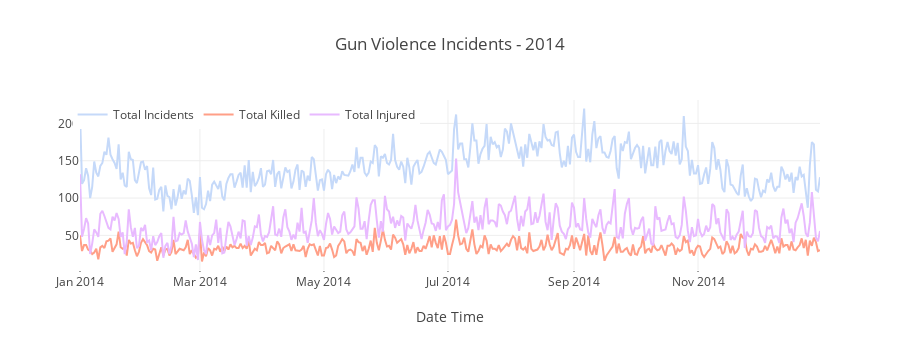
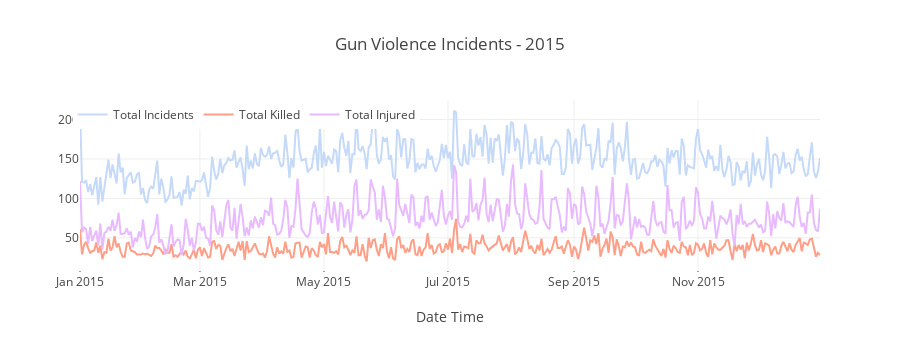
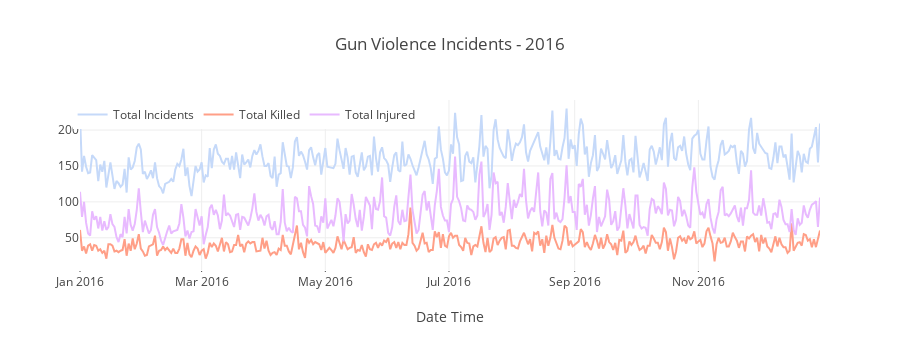
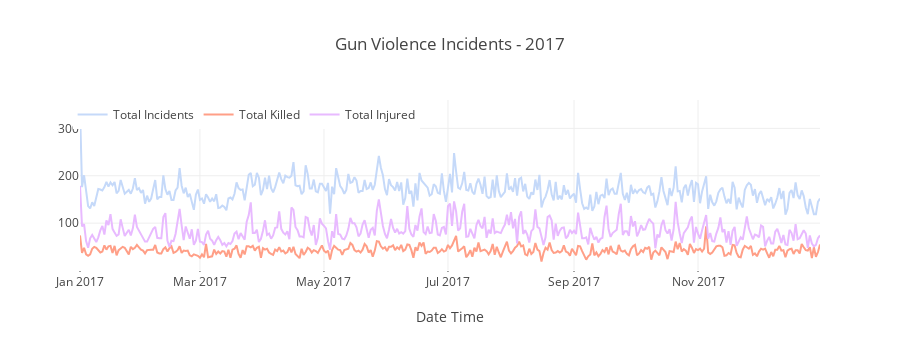

The code cell stored with these charts, in order, in its notebook:
### Markdown cell above
## 1.6每年枪击事件的时间序列

### Code cell
# 2014 time series
temp = df[df['year'] == 2014].groupby('date').agg({'state' : 'count', 'n_killed' : 'sum', 'n_injured' : 'sum'}).reset_index().rename(columns={'state' : 'incidents'})


trace1 = go.Scatter(x = temp.date, y = temp.incidents, name='Total Incidents', mode = "lines", marker = dict(color = '#c5d9f9'))
trace2 = go.Scatter(x = temp.date, y = temp.n_killed, name="Total Killed", mode = "lines", marker = dict(color = '#ff9f87'))
trace3 = go.Scatter(x = temp.date, y = temp.n_injured, name="Total Injured", mode = "lines", marker = dict(color = '#e8baff'))

data = [trace1, trace2, trace3]
layout = dict(height=350, title = 'Gun Violence Incidents - 2014', legend=dict(orientation="h", x=-.01, y=1), xaxis= dict(title='Date Time', ticklen= 1))
fig = dict(data = data, layout = layout)
iplot(fig)



# 2015 time series
temp = df[df['year'] == 2015].groupby('date').agg({'state' : 'count', 'n_killed' : 'sum', 'n_injured' : 'sum'}).reset_index().rename(columns={'state' : 'incidents'})


trace1 = go.Scatter(x = temp.date, y = temp.incidents, name='Total Incidents', mode = "lines", marker = dict(color = '#c5d9f9'))
trace2 = go.Scatter(x = temp.date, y = temp.n_killed, name="Total Killed", mode = "lines", marker = dict(color = '#ff9f87'))
trace3 = go.Scatter(x = temp.date, y = temp.n_injured, name="Total Injured", mode = "lines", marker = dict(color = '#e8baff'))

data = [trace1, trace2, trace3]
layout = dict(height=350, title = 'Gun Violence Incidents - 2015', legend=dict(orientation="h", x=-.01, y=1), xaxis= dict(title='Date Time', ticklen= 1))
fig = dict(data = data, layout = layout)
iplot(fig)





# 2016 time series
temp = df[df['year'] == 2016].groupby('date').agg({'state' : 'count', 'n_killed' : 'sum', 'n_injured' : 'sum'}).reset_index().rename(columns={'state' : 'incidents'})


trace1 = go.Scatter(x = temp.date, y = temp.incidents, name='Total Incidents', mode = "lines", marker = dict(color = '#c5d9f9'))
trace2 = go.Scatter(x = temp.date, y = temp.n_killed, name="Total Killed", mode = "lines", marker = dict(color = '#ff9f87'))
trace3 = go.Scatter(x = temp.date, y = temp.n_injured, name="Total Injured", mode = "lines", marker = dict(color = '#e8baff'))

data = [trace1, trace2, trace3]
layout = dict(height=350,title = 'Gun Violence Incidents - 2016', legend=dict(orientation="h", x=-.01, y=1), xaxis= dict(title='Date Time', ticklen= 1))
fig = dict(data = data, layout = layout)
iplot(fig)


# 2017 time series
temp = df[df['year'] == 2017].groupby('date').agg({'state' : 'count', 'n_killed' : 'sum', 'n_injured' : 'sum'}).reset_index().rename(columns={'state' : 'incidents'})


trace1 = go.Scatter(x = temp.date, y = temp.incidents, name='Total Incidents', mode = "lines", marker = dict(color = '#c5d9f9'))
trace2 = go.Scatter(x = temp.date, y = temp.n_killed, name="Total Killed", mode = "lines", marker = dict(color = '#ff9f87'))
trace3 = go.Scatter(x = temp.date, y = temp.n_injured, name="Total Injured", mode = "lines", marker = dict(color = '#e8baff'))

data = [trace1, trace2, trace3]
layout = dict(height=350,title = 'Gun Violence Incidents - 2017', legend=dict(orientation="h", x=-.01, y=1), xaxis= dict(title='Date Time', ticklen= 1))
fig = dict(data = data, layout = layout)
iplot(fig)

### Figure 1 — Plotly figure (JSON) as saved in the notebook; plotly's stock layout.template omitted (floating-point values rounded to 4 significant figures; data arrays with more than 128 entries replaced by an {"elided": "..."} marker saying what was removed)
{"data": [{"marker": {"color": "#c5d9f9"}, "mode": "lines", "name": "Total Incidents", "type": "scatter", "x": {"elided": "365 str values"}, "y": {"elided": "365 int values"}}, {"marker": {"color": "#ff9f87"}, "mode": "lines", "name": "Total Killed", "type": "scatter", "x": {"elided": "365 str values"}, "y": {"elided": "365 int values"}}, {"marker": {"color": "#e8baff"}, "mode": "lines", "name": "Total Injured", "type": "scatter", "x": {"elided": "365 str values"}, "y": {"elided": "365 int values"}}], "layout": {"height": 350, "legend": {"orientation": "h", "x": -0.01, "y": 1}, "title": "Gun Violence Incidents - 2014", "xaxis": {"ticklen": 1, "title": "Date Time"}}}

### Figure 2 — Plotly figure (JSON) as saved in the notebook; plotly's stock layout.template omitted (floating-point values rounded to 4 significant figures; data arrays with more than 128 entries replaced by an {"elided": "..."} marker saying what was removed)
{"data": [{"marker": {"color": "#c5d9f9"}, "mode": "lines", "name": "Total Incidents", "type": "scatter", "x": {"elided": "364 str values"}, "y": {"elided": "364 int values"}}, {"marker": {"color": "#ff9f87"}, "mode": "lines", "name": "Total Killed", "type": "scatter", "x": {"elided": "364 str values"}, "y": {"elided": "364 int values"}}, {"marker": {"color": "#e8baff"}, "mode": "lines", "name": "Total Injured", "type": "scatter", "x": {"elided": "364 str values"}, "y": {"elided": "364 int values"}}], "layout": {"height": 350, "legend": {"orientation": "h", "x": -0.01, "y": 1}, "title": "Gun Violence Incidents - 2015", "xaxis": {"ticklen": 1, "title": "Date Time"}}}

### Figure 3 — Plotly figure (JSON) as saved in the notebook; plotly's stock layout.template omitted (floating-point values rounded to 4 significant figures; data arrays with more than 128 entries replaced by an {"elided": "..."} marker saying what was removed)
{"data": [{"marker": {"color": "#c5d9f9"}, "mode": "lines", "name": "Total Incidents", "type": "scatter", "x": {"elided": "365 str values"}, "y": {"elided": "365 int values"}}, {"marker": {"color": "#ff9f87"}, "mode": "lines", "name": "Total Killed", "type": "scatter", "x": {"elided": "365 str values"}, "y": {"elided": "365 int values"}}, {"marker": {"color": "#e8baff"}, "mode": "lines", "name": "Total Injured", "type": "scatter", "x": {"elided": "365 str values"}, "y": {"elided": "365 int values"}}], "layout": {"height": 350, "legend": {"orientation": "h", "x": -0.01, "y": 1}, "title": "Gun Violence Incidents - 2016", "xaxis": {"ticklen": 1, "title": "Date Time"}}}

### Figure 4 — Plotly figure (JSON) as saved in the notebook; plotly's stock layout.template omitted (floating-point values rounded to 4 significant figures; data arrays with more than 128 entries replaced by an {"elided": "..."} marker saying what was removed)
{"data": [{"marker": {"color": "#c5d9f9"}, "mode": "lines", "name": "Total Incidents", "type": "scatter", "x": {"elided": "364 str values"}, "y": {"elided": "364 int values"}}, {"marker": {"color": "#ff9f87"}, "mode": "lines", "name": "Total Killed", "type": "scatter", "x": {"elided": "364 str values"}, "y": {"elided": "364 int values"}}, {"marker": {"color": "#e8baff"}, "mode": "lines", "name": "Total Injured", "type": "scatter", "x": {"elided": "364 str values"}, "y": {"elided": "364 int values"}}], "layout": {"height": 350, "legend": {"orientation": "h", "x": -0.01, "y": 1}, "title": "Gun Violence Incidents - 2017", "xaxis": {"ticklen": 1, "title": "Date Time"}}}
